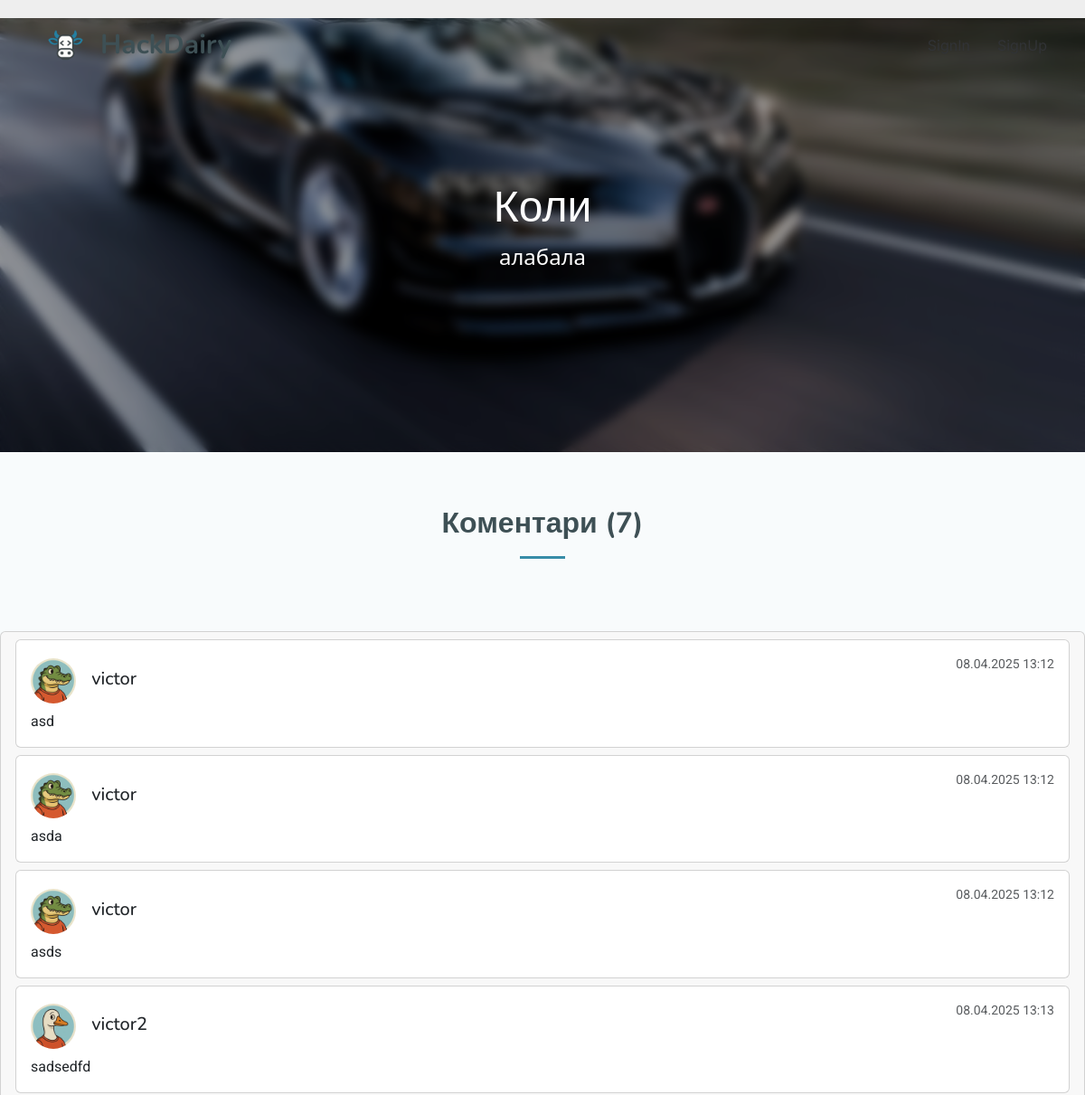
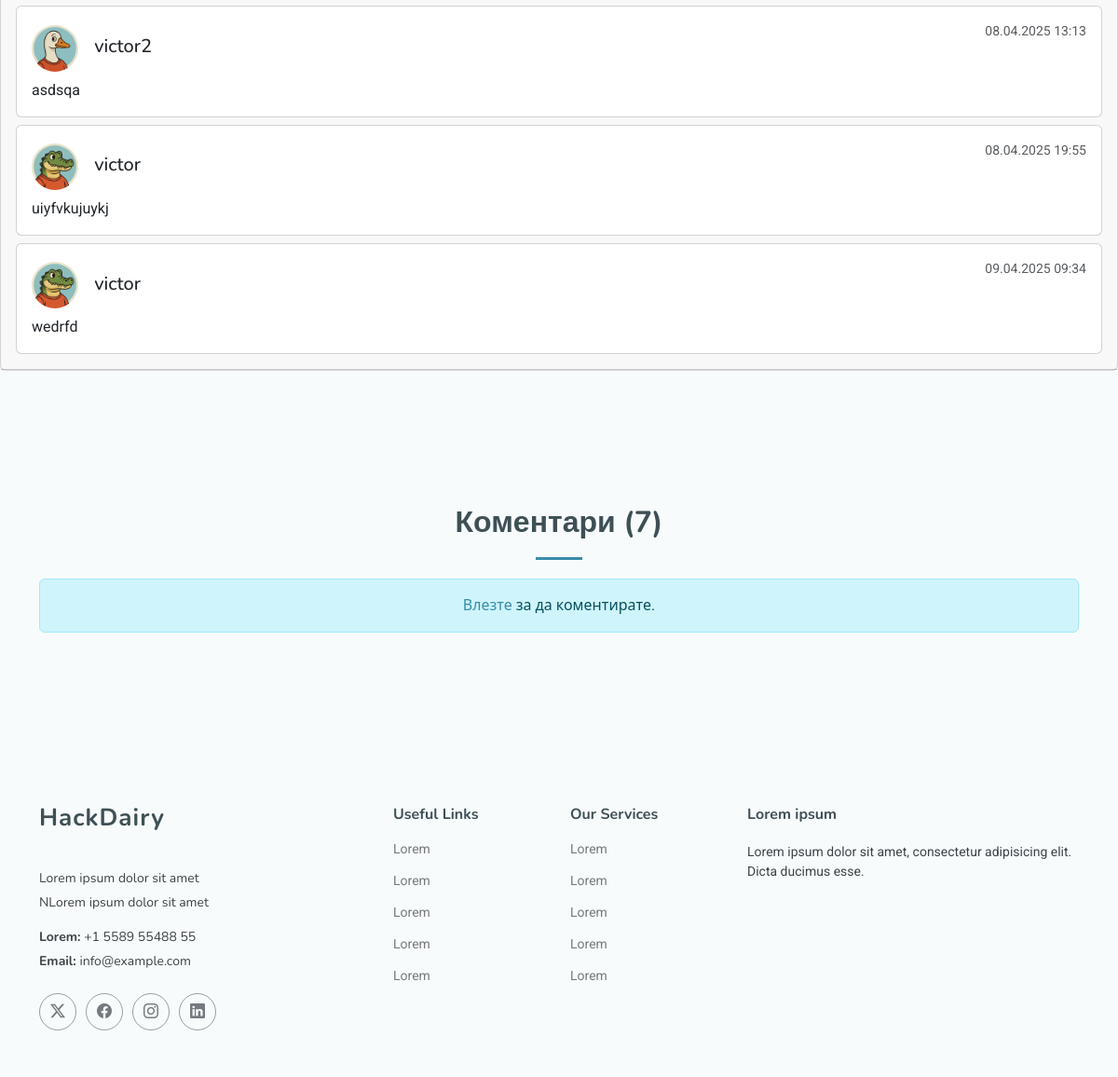
/themes/3/, run on the app's committed database (2 pictures, top to bottom).
### HackDairy/themes/models.py (models this page shows, shortened)
class Theme(models.Model):
    title = models.CharField(max_length=200)
    subtitle = models.CharField(max_length=300, blank=True)
    content = models.TextField()
    created_date = models.DateTimeField(default=timezone.now)
    creator = models.ForeignKey(User, on_delete=models.CASCADE, related_name='themes')
    banner_image = models.ImageField(upload_to='theme_banners', blank=True, null=True)
    class Meta:
        ordering = ['-created_date']

### HackDairy/comment/models.py (models this page shows, shortened)
class Comment(models.Model):
    theme = models.ForeignKey(Theme, on_delete=models.CASCADE, related_name='comments')
    author = models.ForeignKey(User, on_delete=models.CASCADE, related_name='comments')
    text = models.TextField()
    created_date = models.DateTimeField(default=timezone.now)
    class Meta:
        ordering = ['created_date']

### HackDairy/accounts/models.py (models this page shows, shortened)
class Profile(models.Model):
    user = models.OneToOneField(User, on_delete=models.CASCADE)
    profile_picture = models.ImageField(upload_to='profile_pictures/', blank=True, null=True)

### HackDairy/themes/views.py (the view)
# urls.py: path('<int:pk>/', views.theme_detail, name='theme_detail'),
def theme_detail(request, pk):
    theme = get_object_or_404(Theme, pk=pk)
    comments = theme.comments.all()
    if request.method == 'POST':
        comment_form = CommentForm(request.POST)
        if comment_form.is_valid():
            comment = comment_form.save(commit=False)
            comment.theme = theme
            comment.author = request.user
            comment.save()
            messages.success(request, 'Вашият коментар беше добавен успешно!')
            return redirect('theme_detail', pk=theme.pk)
    else:
        comment_form = CommentForm()
    return render(request, 'themes/theme_detail.html', {
        'theme': theme,
        'comments': comments,
        'comment_form': comment_form,
    })

### templates/themes/theme_detail.html (shortened to what this page needs)
{% extends "partials/base.html" %}
{% block main_content %}
<section style="
    position: relative;
    width: 100%;
    height: 60vh;
    background-image: url({{ theme.banner_image.url  }});
    background-size: cover;
    background-position: center;
    display: flex;
    justify-content: center;
    align-items: center;
    overflow: hidden;
  ">
    <div style="
      position: absolute;
      top: 0; left: 0; right: 0; bottom: 0;
      background: rgba(0, 0, 0, 0.4);
      backdrop-filter: blur(6px);
      z-index: 1;
    "></div>
    <div style="
      position: relative;
      z-index: 2;
      color: white;
      text-align: center;
    ">
      <h1 style="font-size: 3rem; margin-bottom: 0.5rem; color: white">{{ theme.title }}</h1>
          {% if theme.subtitle %}
            <p style="font-size: 1.5rem;">{{ theme.subtitle }}</p>
        {% endif %}
    </div>
  </section>
<section id="services" class="services section light-background">
      <div class="container section-title" data-aos="fade-up">
        <h2>Коментари ({{ comments.count }})</h2>
      </div>
         <div class="card mb-4">
            <div class="card-header">
    {% if comments %}
                    {% for comment in comments %}
                        <div class="card mb-2">
                            <div class="card-body">
                                <div class="d-flex justify-content-between">
<div class="g-mb-15" style="display: flex; align-items: center;">
                      <img class="d-flex g-width-50 g-height-50 rounded-circle g-mt-3 g-mr-15" src="{{ comment.author.profile.profile_picture.url }}" alt="Image Description">
                    <h5 class="h5 g-color-gray-dark-v1 mb-0">{{ comment.author.username  }}</h5>
                  </div>                                    <small class="text-muted">{{ comment.created_date|date:"d.m.Y H:i" }}</small>
                                </div>
                                <p class="card-text mt-2">{{ comment.text|safe }}</p>
                            </div>
                        </div>
                    {% endfor %}
                {% else %}
                    <div class="alert alert-light">Все още няма коментари.</div>
                {% endif %}
          </div>
    </div>
</section>
<section id="services" class="services section light-background">
      <div class="container section-title" data-aos="fade-up">
        <h2>Коментари ({{ comments.count }})</h2>
    {% if user.is_authenticated %}
                    <form method="post">
                        {% csrf_token %}
                        <div class="mb-3">
                            {{ comment_form.text }}
                        </div>
                        <button type="submit" class="btn btn-primary">Добави коментар </button>
                    </form>
                    <hr>
                {% else %}
                    <div class="alert alert-info">
                        <a href="{% url 'login' %}">Влезте</a> за да коментирате.
                    </div>
                {% endif %}
  </section>
{% endblock %}

### templates/partials/base.html (shortened to what this page needs)
{% load static %}
<!DOCTYPE html>
<html lang="en">
<head>
  <link href="{% static '/vendor/bootstrap/css/bootstrap.min.css' %}" rel="stylesheet">
  <link href="{% static '/vendor/bootstrap-icons/bootstrap-icons.css' %}" rel="stylesheet">
  <link href="{% static '/vendor/aos/aos.css' %}" rel="stylesheet">
  <link href="{% static '/vendor/glightbox/css/glightbox.min.css' %}" rel="stylesheet">
  <link href="{% static '/vendor/swiper/swiper-bundle.min.css' %}" rel="stylesheet">
  <link href="{% static '/css/main.css' %}" rel="stylesheet">
  <link href="{% static '/css/comment.css' %}" rel="stylesheet">
    <link href="https://cdn.jsdelivr.net/npm/fullcalendar@5.10.1/main.min.css" rel="stylesheet">
</head>
<body class="index-page">
{% if not request.user.is_authenticated %}
  <header id="header" class="header d-flex align-items-center fixed-top">
    <div class="container-fluid container-xl position-relative d-flex align-items-center">
      <a href="{% url 'index' %}" class="logo d-flex align-items-center me-auto">
        <img src="{% static 'img/HackDairty.png' %}" alt="">
        <h1 class="sitename">HackDairy</h1>
      </a>
      <nav id="navmenu" class="navmenu">
        <ul>
          <li><a href="{% url 'login' %}">SignIn</a></li>
          <li><a href="{% url 'register' %}">SignUp</a></li>
        </ul>
      </nav>
    </div>
  </header>
{% endif %}
  {% block main_content %}
   {% endblock %}
 <footer id="footer" class="footer position-relative light-background">
    <div class="container footer-top">
      <div class="row gy-4">
        <div class="col-lg-4 col-md-6 footer-about">
          <a href="index.html" class="logo d-flex align-items-center">
            <span class="sitename">HackDairy</span>
          </a>
          <div class="footer-contact pt-3">
            <p>Lorem ipsum dolor sit amet</p>
            <p>NLorem ipsum dolor sit amet</p>
            <p class="mt-3"><strong>Lorem:</strong> <span>+1 5589 55488 55</span></p>
            <p><strong>Email:</strong> <span>info@example.com</span></p>
          </div>
          <div class="social-links d-flex mt-4">
            <a href=""><i class="bi bi-twitter-x"></i></a>
            <a href=""><i class="bi bi-facebook"></i></a>
            <a href=""><i class="bi bi-instagram"></i></a>
            <a href=""><i class="bi bi-linkedin"></i></a>
          </div>
        </div>
        <div class="col-lg-2 col-md-3 footer-links">
          <h4>Useful Links</h4>
          <ul>
            <li><a href="#">Lorem</a></li>
            <li><a href="#">Lorem</a></li>
            <li><a href="#">Lorem</a></li>
            <li><a href="#">Lorem</a></li>
            <li><a href="#">Lorem</a></li>
          </ul>
        </div>
        <div class="col-lg-2 col-md-3 footer-links">
          <h4>Our Services</h4>
          <ul>
            <li><a href="#">Lorem</a></li>
            <li><a href="#">Lorem</a></li>
            <li><a href="#">Lorem</a></li>
            <li><a href="#">Lorem</a></li>
            <li><a href="#">Lorem</a></li>
          </ul>
        </div>
        <div class="col-lg-4 col-md-12 footer-newsletter">
          <h4>Lorem ipsum</h4>
          <p>Lorem ipsum dolor sit amet, consectetur adipisicing elit. Dicta ducimus esse.</p>
        </div>
      </div>
    </div>
  </footer>
</body>
</html>

### templates/assets/css/main.css (style rules this page uses)
:root { --default-font: "Roboto", system-ui, -apple-system, "Segoe UI", Roboto, "Helvetica Neue", Arial, "Noto Sans", "Liberation Sans", sans-serif, "Apple Color Emoji", "Segoe UI Emoji", "Segoe UI Symbol", "Noto Color Emoji"; --heading-font: "Nunito", sans-serif; --nav-font: "Inter", sans-serif; }
:root { --background-color: #ffffff; --default-color: #3d4348; --heading-color: #3e5055; --accent-color: #388da8; --surface-color: #ffffff; --contrast-color: #ffffff; }
:root { --nav-color: #313336; --nav-hover-color: #77b6ca; --nav-mobile-background-color: #ffffff; --nav-dropdown-background-color: #ffffff; --nav-dropdown-color: #313336; --nav-dropdown-hover-color: #77b6ca; }
.light-background { --background-color: #f8fbfc; --surface-color: #ffffff; }
:root { scroll-behavior: smooth; }
body { color: var(--default-color); background-color: var(--background-color); font-family: var(--default-font); }
a { color: var(--accent-color); text-decoration: none; transition: 0.3s; }
h1, h2, h3, h4, h5, h6 { color: var(--heading-color); font-family: var(--heading-font); }
.header { color: var(--default-color); background-color: var(--background-color); padding: 20px 0; transition: all 0.5s; z-index: 997; }
.header .logo { line-height: 1; }
.header .logo img { max-height: 36px; margin-right: 8px; }
.header .logo h1 { font-size: 30px; margin: 0; font-weight: 700; color: var(--heading-color); }
@media (max-width: 1200px) { .header .logo { order: 1; } }
@media (max-width: 1200px) { .header .navmenu { order: 3; } }
.index-page .header { --background-color: rgba(255, 255, 255, 0); }
@media (min-width: 1200px) { .navmenu { padding: 0; } }
@media (min-width: 1200px) { .navmenu ul { margin: 0; padding: 0; display: flex; list-style: none; align-items: center; } }
@media (min-width: 1200px) { .navmenu li { position: relative; } }
@media (min-width: 1200px) { .navmenu a, .navmenu a:focus { color: var(--nav-color); padding: 18px 15px; font-size: 16px; font-family: var(--nav-font); font-weight: 400; display: flex; align-items: center; justify-content: space-between; white-space: nowrap; transition: 0.3s; } }
@media (min-width: 1200px) { .navmenu li:last-child a { padding-right: 0; } }
.footer { color: var(--default-color); background-color: var(--background-color); font-size: 14px; padding-bottom: 50px; position: relative; }
.footer .footer-top { padding-top: 50px; }
.footer .footer-about .logo { line-height: 1; margin-bottom: 25px; }
.footer .footer-about .logo span { font-size: 26px; font-weight: 700; letter-spacing: 1px; font-family: var(--heading-font); color: var(--heading-color); }
.footer .footer-about p { font-size: 14px; font-family: var(--heading-font); }
.footer .social-links a { display: flex; align-items: center; justify-content: center; width: 40px; height: 40px; border-radius: 50%; border: 1px solid color-mix(in srgb, var(--default-color), transparent 50%); font-size: 16px; color: color-mix(in srgb, var(--default-color), transparent 30%); margin-right: 10px; transition: 0.3s; }
.footer h4 { font-size: 16px; font-weight: bold; position: relative; padding-bottom: 12px; }
.footer .footer-links { margin-bottom: 30px; }
.footer .footer-links ul { list-style: none; padding: 0; margin: 0; }
.footer .footer-links ul li { padding: 10px 0; display: flex; align-items: center; }
.footer .footer-links ul li:first-child { padding-top: 0; }
.footer .footer-links ul a { color: color-mix(in srgb, var(--default-color), transparent 30%); display: inline-block; line-height: 1; }
.footer .footer-contact p { margin-bottom: 5px; }
section, .section { color: var(--default-color); background-color: var(--background-color); padding: 60px 0; scroll-margin-top: 100px; overflow: clip; }
.section-title { text-align: center; padding-bottom: 60px; position: relative; }
.section-title h2 { font-size: 32px; font-weight: 700; margin-bottom: 20px; padding-bottom: 20px; position: relative; }
.section-title h2:after { content: ""; position: absolute; display: block; width: 50px; height: 3px; background: var(--accent-color); left: 0; right: 0; bottom: 0; margin: auto; }

### templates/assets/css/comment.css (style rules this page uses)
body { margin-top:20px; background:#eee; }
@media (min-width: 0) { .g-mr-15 { margin-right: 1.07143rem !important; } }
@media (min-width: 0) { .g-mt-3 { margin-top: 0.21429rem !important; } }
.g-height-50 { height: 50px; }
.g-width-50 { width: 50px !important; }

### data on the page
Theme: banner_image (picture), title "Коли", subtitle "алабала", count "7"
Comment: author.profile.profile_picture (picture), author.username "victor", created_date "08.04.2025 13:12", text "asd"
Comment: author.profile.profile_picture (picture), author.username "victor", created_date "08.04.2025 13:12", text "asda"
Comment: author.profile.profile_picture (picture), author.username "victor", created_date "08.04.2025 13:12", text "asds"
Comment: author.profile.profile_picture (picture), author.username "victor2", created_date "08.04.2025 13:13", text "sadsedfd"
Comment: author.profile.profile_picture (picture), author.username "victor2", created_date "08.04.2025 13:13", text "asdsqa"
Comment: author.profile.profile_picture (picture), author.username "victor", created_date "08.04.2025 19:55", text "uiyfvkujuykj"
Comment: author.profile.profile_picture (picture), author.username "victor", created_date "09.04.2025 09:34", text "wedrfd"

### other printed values
{{ comments.count }} "7"
